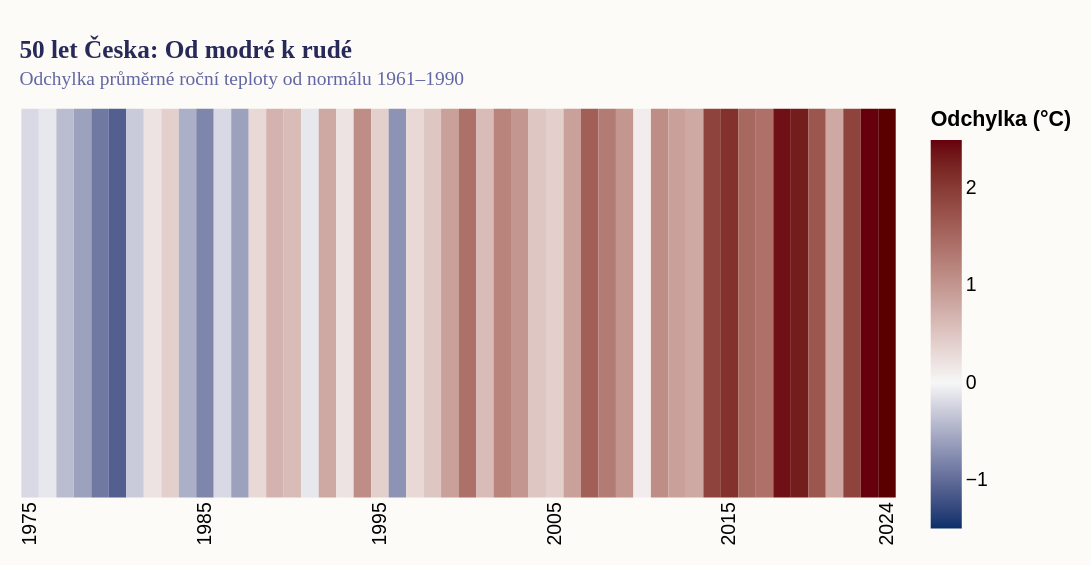

The specification (Vega-Lite) saved for this image:
### Vega-Lite specification from a JSON file in a GitHub repository (floating-point values rounded to 4 significant figures)
{"_source": "Zdroj: ČHMÚ, Fakta o klimatu (1975–2024), vizuální koncept 'Climate Stripes'", "$schema": "https://vega.github.io/schema/vega-lite/v5.json", "description": "50 REPUBLIK: Oteplování ČR v posledních 50 letech", "width": 450, "height": 200, "padding": {"top": 20, "left": 10, "right": 10, "bottom": 10}, "autosize": {"type": "pad", "resize": true}, "background": "#fdfbf7", "title": {"text": "50 let Česka: Od modré k rudé", "subtitle": "Odchylka průměrné roční teploty od normálu 1961–1990", "font": "Roboto Slab", "fontSize": 13, "fontWeight": "bold", "anchor": "start", "color": "#272a59", "subtitleFont": "Work Sans", "subtitleFontSize": 10, "subtitleColor": "#6267a3", "offset": 10}, "data": {"values": [{"year": 1975, "anom": -0.2}, {"year": 1976, "anom": -0.1}, {"year": 1977, "anom": -0.4}, {"year": 1978, "anom": -0.6}, {"year": 1979, "anom": -0.9}, {"year": 1980, "anom": -1.1}, {"year": 1981, "anom": -0.3}, {"year": 1982, "anom": 0.2}, {"year": 1983, "anom": 0.4}, {"year": 1984, "anom": -0.5}, {"year": 1985, "anom": -0.8}, {"year": 1986, "anom": -0.2}, {"year": 1987, "anom": -0.6}, {"year": 1988, "anom": 0.3}, {"year": 1989, "anom": 0.7}, {"year": 1990, "anom": 0.6}, {"year": 1991, "anom": -0.1}, {"year": 1992, "anom": 0.8}, {"year": 1993, "anom": 0.2}, {"year": 1994, "anom": 1.1}, {"year": 1995, "anom": 0.4}, {"year": 1996, "anom": -0.7}, {"year": 1997, "anom": 0.3}, {"year": 1998, "anom": 0.5}, {"year": 1999, "anom": 0.9}, {"year": 2000, "anom": 1.4}, {"year": 2001, "anom": 0.6}, {"year": 2002, "anom": 1.2}, {"year": 2003, "anom": 1.0}, {"year": 2004, "anom": 0.5}, {"year": 2005, "anom": 0.4}, {"year": 2006, "anom": 0.9}, {"year": 2007, "anom": 1.6}, {"year": 2008, "anom": 1.3}, {"year": 2009, "anom": 1.0}, {"year": 2010, "anom": 0.1}, {"year": 2011, "anom": 1.1}, {"year": 2012, "anom": 0.9}, {"year": 2013, "anom": 0.8}, {"year": 2014, "anom": 1.9}, {"year": 2015, "anom": 2.1}, {"year": 2016, "anom": 1.5}, {"year": 2017, "anom": 1.4}, {"year": 2018, "anom": 2.4}, {"year": 2019, "anom": 2.3}, {"year": 2020, "anom": 1.7}, {"year": 2021, "anom": 0.8}, {"year": 2022, "anom": 1.9}, {"year": 2023, "anom": 2.5}, {"year": 2024, "anom": 2.7}]}, "mark": {"type": "rect", "tooltip": true}, "encoding": {"x": {"field": "year", "type": "ordinal", "title": null, "axis": {"values": [1975, 1985, 1995, 2005, 2015, 2024], "ticks": false, "domain": false}}, "color": {"field": "anom", "type": "quantitative", "scale": {"domain": [-1.5, 0, 2.5], "range": ["#08306b", "#f7f7f7", "#67000d"]}, "legend": {"title": "Odchylka (°C)", "orient": "right"}}}, "config": {"view": {"stroke": "transparent"}, "title": {"font": "Roboto Slab", "fontWeight": "bold", "fontSize": 13, "anchor": "start", "color": "#272a59", "subtitleFont": "Work Sans", "subtitleFontSize": 10, "subtitleColor": "#6267a3"}, "axis": {"titleColor": "#6267a3"}, "legend": {}}}
